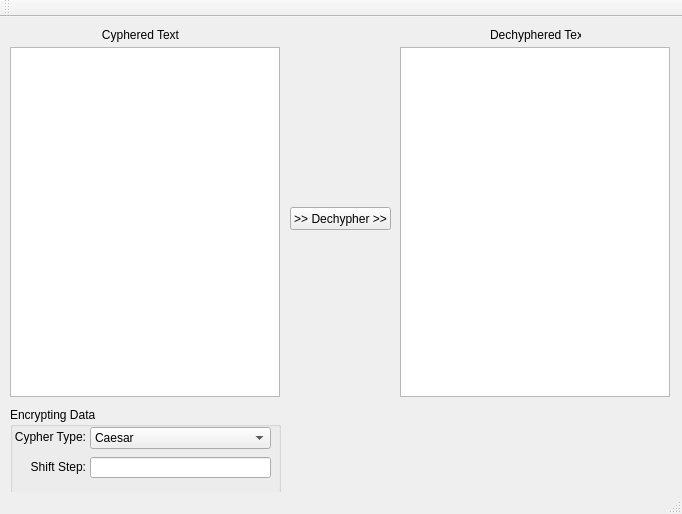
<?xml version="1.0" encoding="UTF-8"?>
<ui version="4.0">
 <class>MainWindow</class>
 <widget class="QMainWindow" name="MainWindow">
  <property name="geometry">
   <rect>
    <x>0</x>
    <y>0</y>
    <width>682</width>
    <height>514</height>
   </rect>
  </property>
  <property name="windowTitle">
   <string>MainWindow</string>
  </property>
  <widget class="QWidget" name="centralWidget">
   <widget class="QTextEdit" name="textEdit_Cyphered">
    <property name="geometry">
     <rect>
      <x>10</x>
      <y>30</y>
      <width>270</width>
      <height>350</height>
     </rect>
    </property>
   </widget>
   <widget class="QPushButton" name="pushButton">
    <property name="geometry">
     <rect>
      <x>290</x>
      <y>190</y>
      <width>101</width>
      <height>23</height>
     </rect>
    </property>
    <property name="text">
     <string>&gt;&gt; Dechypher &gt;&gt;</string>
    </property>
   </widget>
   <widget class="QLabel" name="label_Cyphered">
    <property name="geometry">
     <rect>
      <x>100</x>
      <y>10</y>
      <width>81</width>
      <height>16</height>
     </rect>
    </property>
    <property name="text">
     <string>Cyphered Text</string>
    </property>
    <property name="alignment">
     <set>Qt::AlignCenter</set>
    </property>
   </widget>
   <widget class="QLabel" name="label_Dechyphered">
    <property name="geometry">
     <rect>
      <x>490</x>
      <y>10</y>
      <width>91</width>
      <height>16</height>
     </rect>
    </property>
    <property name="text">
     <string>Dechyphered Text</string>
    </property>
   </widget>
   <widget class="QGroupBox" name="groupBox">
    <property name="geometry">
     <rect>
      <x>10</x>
      <y>390</y>
      <width>271</width>
      <height>91</height>
     </rect>
    </property>
    <property name="title">
     <string>Encrypting Data</string>
    </property>
    <widget class="QLabel" name="label_Input">
     <property name="geometry">
      <rect>
       <x>15</x>
       <y>50</y>
       <width>61</width>
       <height>20</height>
      </rect>
     </property>
     <property name="text">
      <string>Shift Step:</string>
     </property>
     <property name="alignment">
      <set>Qt::AlignRight|Qt::AlignTrailing|Qt::AlignVCenter</set>
     </property>
    </widget>
    <widget class="QLineEdit" name="lineEdit_Key">
     <property name="geometry">
      <rect>
       <x>80</x>
       <y>50</y>
       <width>181</width>
       <height>21</height>
      </rect>
     </property>
     <property name="alignment">
      <set>Qt::AlignCenter</set>
     </property>
    </widget>
    <widget class="QComboBox" name="comboBox">
     <property name="geometry">
      <rect>
       <x>80</x>
       <y>20</y>
       <width>181</width>
       <height>22</height>
      </rect>
     </property>
     <property name="editable">
      <bool>false</bool>
     </property>
     <property name="currentText">
      <string>Caesar</string>
     </property>
     <item>
      <property name="text">
       <string>Caesar</string>
      </property>
     </item>
     <item>
      <property name="text">
       <string>Vigenere</string>
      </property>
     </item>
    </widget>
    <widget class="QLabel" name="label">
     <property name="geometry">
      <rect>
       <x>5</x>
       <y>22</y>
       <width>71</width>
       <height>16</height>
      </rect>
     </property>
     <property name="text">
      <string>Cypher Type:</string>
     </property>
     <property name="alignment">
      <set>Qt::AlignRight|Qt::AlignTrailing|Qt::AlignVCenter</set>
     </property>
    </widget>
   </widget>
   <widget class="QTextEdit" name="textEdit_Decyphered">
    <property name="geometry">
     <rect>
      <x>400</x>
      <y>30</y>
      <width>270</width>
      <height>350</height>
     </rect>
    </property>
   </widget>
  </widget>
  <widget class="QToolBar" name="mainToolBar">
   <attribute name="toolBarArea">
    <enum>TopToolBarArea</enum>
   </attribute>
   <attribute name="toolBarBreak">
    <bool>false</bool>
   </attribute>
  </widget>
  <widget class="QStatusBar" name="statusBar"/>
 </widget>
 <layoutdefault spacing="6" margin="11"/>
 <resources/>
 <connections/>
</ui>
